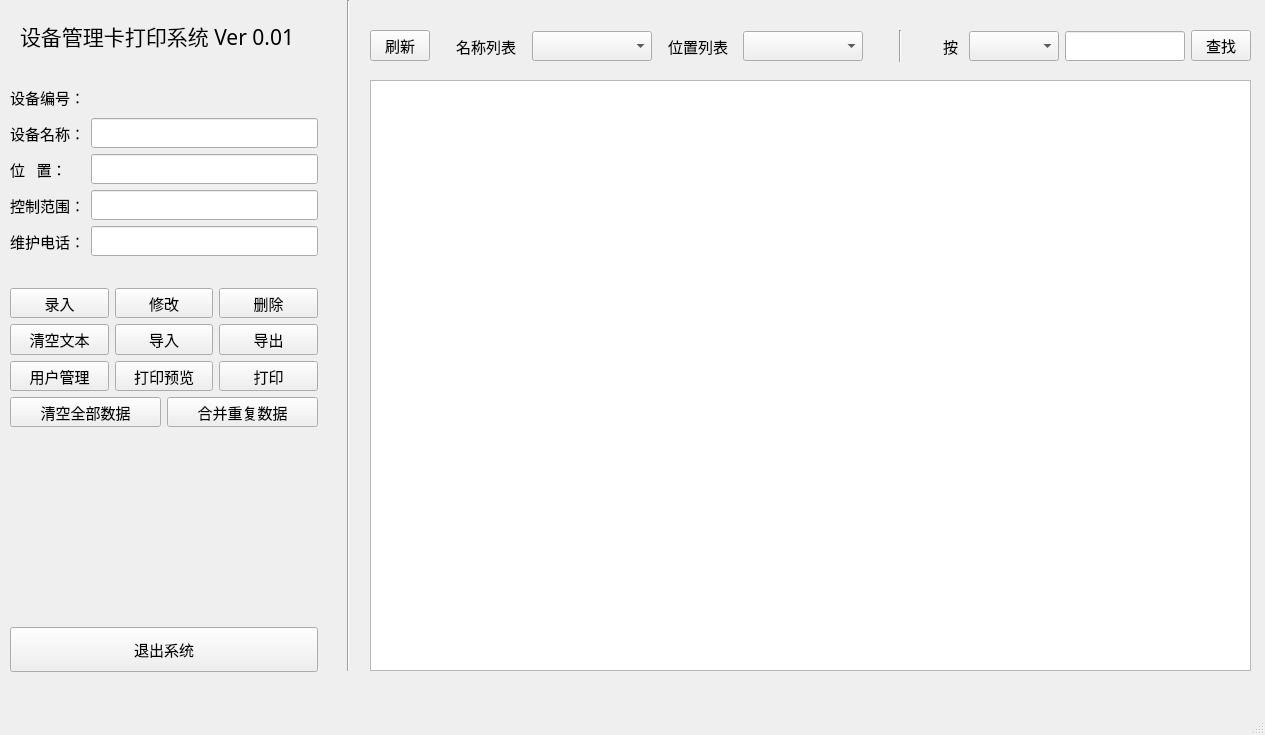
<?xml version="1.0" encoding="UTF-8"?>
<ui version="4.0">
 <class>mainWindow</class>
 <widget class="QMainWindow" name="mainWindow">
  <property name="geometry">
   <rect>
    <x>0</x>
    <y>0</y>
    <width>1265</width>
    <height>735</height>
   </rect>
  </property>
  <property name="font">
   <font>
    <family>OPPOSans R</family>
    <pointsize>11</pointsize>
   </font>
  </property>
  <property name="windowTitle">
   <string>设备管理卡打印系统 Ver 0.01</string>
  </property>
  <widget class="QWidget" name="centralwidget">
   <widget class="Line" name="line">
    <property name="geometry">
     <rect>
      <x>340</x>
      <y>0</y>
      <width>16</width>
      <height>671</height>
     </rect>
    </property>
    <property name="orientation">
     <enum>Qt::Vertical</enum>
    </property>
   </widget>
   <widget class="QLabel" name="label_6">
    <property name="geometry">
     <rect>
      <x>20</x>
      <y>10</y>
      <width>311</width>
      <height>51</height>
     </rect>
    </property>
    <property name="font">
     <font>
      <family>微软雅黑</family>
      <pointsize>16</pointsize>
     </font>
    </property>
    <property name="text">
     <string>设备管理卡打印系统 Ver 0.01</string>
    </property>
   </widget>
   <widget class="QWidget" name="layoutWidget">
    <property name="geometry">
     <rect>
      <x>370</x>
      <y>30</y>
      <width>881</width>
      <height>32</height>
     </rect>
    </property>
    <layout class="QHBoxLayout" name="horizontalLayout">
     <item>
      <widget class="QPushButton" name="btn_show_all">
       <property name="minimumSize">
        <size>
         <width>60</width>
         <height>30</height>
        </size>
       </property>
       <property name="maximumSize">
        <size>
         <width>60</width>
         <height>16777215</height>
        </size>
       </property>
       <property name="font">
        <font>
         <family>宋体</family>
         <pointsize>11</pointsize>
        </font>
       </property>
       <property name="text">
        <string>刷新</string>
       </property>
      </widget>
     </item>
     <item>
      <spacer name="horizontalSpacer">
       <property name="orientation">
        <enum>Qt::Horizontal</enum>
       </property>
       <property name="sizeType">
        <enum>QSizePolicy::Fixed</enum>
       </property>
       <property name="sizeHint" stdset="0">
        <size>
         <width>20</width>
         <height>20</height>
        </size>
       </property>
      </spacer>
     </item>
     <item>
      <widget class="QLabel" name="label_7">
       <property name="minimumSize">
        <size>
         <width>65</width>
         <height>30</height>
        </size>
       </property>
       <property name="maximumSize">
        <size>
         <width>80</width>
         <height>16777215</height>
        </size>
       </property>
       <property name="font">
        <font>
         <family>宋体</family>
         <pointsize>11</pointsize>
        </font>
       </property>
       <property name="text">
        <string>名称列表</string>
       </property>
      </widget>
     </item>
     <item>
      <widget class="QComboBox" name="cmbox_name">
       <property name="minimumSize">
        <size>
         <width>120</width>
         <height>30</height>
        </size>
       </property>
       <property name="maximumSize">
        <size>
         <width>120</width>
         <height>16777215</height>
        </size>
       </property>
       <property name="font">
        <font>
         <family>宋体</family>
         <pointsize>11</pointsize>
        </font>
       </property>
      </widget>
     </item>
     <item>
      <spacer name="horizontalSpacer_2">
       <property name="orientation">
        <enum>Qt::Horizontal</enum>
       </property>
       <property name="sizeType">
        <enum>QSizePolicy::Fixed</enum>
       </property>
       <property name="sizeHint" stdset="0">
        <size>
         <width>10</width>
         <height>20</height>
        </size>
       </property>
      </spacer>
     </item>
     <item>
      <widget class="QLabel" name="label_5">
       <property name="minimumSize">
        <size>
         <width>65</width>
         <height>30</height>
        </size>
       </property>
       <property name="maximumSize">
        <size>
         <width>80</width>
         <height>16777215</height>
        </size>
       </property>
       <property name="font">
        <font>
         <family>宋体</family>
         <pointsize>11</pointsize>
        </font>
       </property>
       <property name="text">
        <string>位置列表</string>
       </property>
      </widget>
     </item>
     <item>
      <widget class="QComboBox" name="cmbox_location">
       <property name="minimumSize">
        <size>
         <width>120</width>
         <height>30</height>
        </size>
       </property>
       <property name="maximumSize">
        <size>
         <width>120</width>
         <height>16777215</height>
        </size>
       </property>
       <property name="font">
        <font>
         <family>宋体</family>
         <pointsize>11</pointsize>
        </font>
       </property>
      </widget>
     </item>
     <item>
      <spacer name="horizontalSpacer_3">
       <property name="orientation">
        <enum>Qt::Horizontal</enum>
       </property>
       <property name="sizeType">
        <enum>QSizePolicy::Fixed</enum>
       </property>
       <property name="sizeHint" stdset="0">
        <size>
         <width>30</width>
         <height>20</height>
        </size>
       </property>
      </spacer>
     </item>
     <item>
      <widget class="Line" name="line_2">
       <property name="orientation">
        <enum>Qt::Vertical</enum>
       </property>
      </widget>
     </item>
     <item>
      <spacer name="horizontalSpacer_4">
       <property name="orientation">
        <enum>Qt::Horizontal</enum>
       </property>
       <property name="sizeType">
        <enum>QSizePolicy::Fixed</enum>
       </property>
       <property name="sizeHint" stdset="0">
        <size>
         <width>30</width>
         <height>27</height>
        </size>
       </property>
      </spacer>
     </item>
     <item>
      <widget class="QLabel" name="label_9">
       <property name="minimumSize">
        <size>
         <width>25</width>
         <height>30</height>
        </size>
       </property>
       <property name="maximumSize">
        <size>
         <width>25</width>
         <height>16777215</height>
        </size>
       </property>
       <property name="font">
        <font>
         <family>宋体</family>
         <pointsize>11</pointsize>
        </font>
       </property>
       <property name="text">
        <string>按</string>
       </property>
       <property name="alignment">
        <set>Qt::AlignCenter</set>
       </property>
      </widget>
     </item>
     <item>
      <widget class="QComboBox" name="cmbox_kind">
       <property name="minimumSize">
        <size>
         <width>90</width>
         <height>30</height>
        </size>
       </property>
       <property name="maximumSize">
        <size>
         <width>100</width>
         <height>16777215</height>
        </size>
       </property>
       <property name="font">
        <font>
         <family>宋体</family>
         <pointsize>11</pointsize>
        </font>
       </property>
      </widget>
     </item>
     <item>
      <widget class="QLineEdit" name="edit_query">
       <property name="minimumSize">
        <size>
         <width>80</width>
         <height>30</height>
        </size>
       </property>
       <property name="maximumSize">
        <size>
         <width>120</width>
         <height>16777215</height>
        </size>
       </property>
       <property name="font">
        <font>
         <family>宋体</family>
         <pointsize>11</pointsize>
        </font>
       </property>
      </widget>
     </item>
     <item>
      <widget class="QPushButton" name="btn_query">
       <property name="minimumSize">
        <size>
         <width>60</width>
         <height>30</height>
        </size>
       </property>
       <property name="maximumSize">
        <size>
         <width>60</width>
         <height>16777215</height>
        </size>
       </property>
       <property name="font">
        <font>
         <family>宋体</family>
         <pointsize>11</pointsize>
        </font>
       </property>
       <property name="text">
        <string>查找</string>
       </property>
      </widget>
     </item>
    </layout>
   </widget>
   <widget class="QLabel" name="label_8">
    <property name="geometry">
     <rect>
      <x>555</x>
      <y>-61</y>
      <width>75</width>
      <height>30</height>
     </rect>
    </property>
    <property name="minimumSize">
     <size>
      <width>65</width>
      <height>30</height>
     </size>
    </property>
    <property name="font">
     <font>
      <family>宋体</family>
      <pointsize>11</pointsize>
     </font>
    </property>
    <property name="text">
     <string>按类型查找</string>
    </property>
   </widget>
   <widget class="QTableWidget" name="tb_device">
    <property name="geometry">
     <rect>
      <x>370</x>
      <y>80</y>
      <width>881</width>
      <height>591</height>
     </rect>
    </property>
   </widget>
   <widget class="QWidget" name="layoutWidget">
    <property name="geometry">
     <rect>
      <x>10</x>
      <y>82</y>
      <width>308</width>
      <height>590</height>
     </rect>
    </property>
    <layout class="QVBoxLayout" name="verticalLayout_2">
     <item>
      <layout class="QVBoxLayout" name="verticalLayout">
       <item>
        <layout class="QFormLayout" name="formLayout">
         <item row="1" column="0">
          <widget class="QLabel" name="label">
           <property name="minimumSize">
            <size>
             <width>65</width>
             <height>30</height>
            </size>
           </property>
           <property name="font">
            <font>
             <family>宋体</family>
             <pointsize>11</pointsize>
            </font>
           </property>
           <property name="text">
            <string>设备名称：</string>
           </property>
          </widget>
         </item>
         <item row="1" column="1">
          <widget class="QLineEdit" name="edit_name">
           <property name="minimumSize">
            <size>
             <width>0</width>
             <height>30</height>
            </size>
           </property>
           <property name="font">
            <font>
             <family>宋体</family>
             <pointsize>11</pointsize>
            </font>
           </property>
          </widget>
         </item>
         <item row="2" column="0">
          <widget class="QLabel" name="label_2">
           <property name="minimumSize">
            <size>
             <width>65</width>
             <height>30</height>
            </size>
           </property>
           <property name="font">
            <font>
             <family>宋体</family>
             <pointsize>11</pointsize>
            </font>
           </property>
           <property name="text">
            <string>位   置：</string>
           </property>
          </widget>
         </item>
         <item row="2" column="1">
          <widget class="QLineEdit" name="edit_location">
           <property name="minimumSize">
            <size>
             <width>0</width>
             <height>30</height>
            </size>
           </property>
           <property name="font">
            <font>
             <family>宋体</family>
             <pointsize>11</pointsize>
            </font>
           </property>
          </widget>
         </item>
         <item row="3" column="0">
          <widget class="QLabel" name="label_4">
           <property name="minimumSize">
            <size>
             <width>65</width>
             <height>30</height>
            </size>
           </property>
           <property name="font">
            <font>
             <family>宋体</family>
             <pointsize>11</pointsize>
            </font>
           </property>
           <property name="text">
            <string>控制范围：</string>
           </property>
          </widget>
         </item>
         <item row="3" column="1">
          <widget class="QLineEdit" name="edit_range">
           <property name="minimumSize">
            <size>
             <width>0</width>
             <height>30</height>
            </size>
           </property>
           <property name="font">
            <font>
             <family>宋体</family>
             <pointsize>11</pointsize>
            </font>
           </property>
          </widget>
         </item>
         <item row="4" column="0">
          <widget class="QLabel" name="label_3">
           <property name="minimumSize">
            <size>
             <width>65</width>
             <height>30</height>
            </size>
           </property>
           <property name="font">
            <font>
             <family>宋体</family>
             <pointsize>11</pointsize>
            </font>
           </property>
           <property name="text">
            <string>维护电话：</string>
           </property>
          </widget>
         </item>
         <item row="4" column="1">
          <widget class="QLineEdit" name="edit_phone">
           <property name="minimumSize">
            <size>
             <width>0</width>
             <height>30</height>
            </size>
           </property>
           <property name="font">
            <font>
             <family>宋体</family>
             <pointsize>11</pointsize>
            </font>
           </property>
          </widget>
         </item>
         <item row="5" column="1">
          <spacer name="verticalSpacer_2">
           <property name="orientation">
            <enum>Qt::Vertical</enum>
           </property>
           <property name="sizeType">
            <enum>QSizePolicy::Fixed</enum>
           </property>
           <property name="sizeHint" stdset="0">
            <size>
             <width>20</width>
             <height>20</height>
            </size>
           </property>
          </spacer>
         </item>
         <item row="0" column="0">
          <widget class="QLabel" name="label_10">
           <property name="minimumSize">
            <size>
             <width>65</width>
             <height>30</height>
            </size>
           </property>
           <property name="font">
            <font>
             <family>宋体</family>
             <pointsize>11</pointsize>
            </font>
           </property>
           <property name="text">
            <string>设备编号：</string>
           </property>
          </widget>
         </item>
         <item row="0" column="1">
          <widget class="QLabel" name="label_id">
           <property name="minimumSize">
            <size>
             <width>65</width>
             <height>30</height>
            </size>
           </property>
           <property name="font">
            <font>
             <family>宋体</family>
             <pointsize>11</pointsize>
            </font>
           </property>
           <property name="text">
            <string/>
           </property>
          </widget>
         </item>
        </layout>
       </item>
      </layout>
     </item>
     <item>
      <layout class="QGridLayout" name="gridLayout_2">
       <item row="0" column="0" colspan="3">
        <layout class="QGridLayout" name="gridLayout">
         <item row="0" column="0">
          <widget class="QPushButton" name="btn_add">
           <property name="minimumSize">
            <size>
             <width>60</width>
             <height>30</height>
            </size>
           </property>
           <property name="font">
            <font>
             <family>宋体</family>
             <pointsize>11</pointsize>
            </font>
           </property>
           <property name="text">
            <string>录入</string>
           </property>
          </widget>
         </item>
         <item row="0" column="1">
          <widget class="QPushButton" name="btn_edit">
           <property name="minimumSize">
            <size>
             <width>60</width>
             <height>30</height>
            </size>
           </property>
           <property name="font">
            <font>
             <family>宋体</family>
             <pointsize>11</pointsize>
            </font>
           </property>
           <property name="text">
            <string>修改</string>
           </property>
          </widget>
         </item>
         <item row="0" column="2">
          <widget class="QPushButton" name="btn_delete">
           <property name="minimumSize">
            <size>
             <width>60</width>
             <height>30</height>
            </size>
           </property>
           <property name="font">
            <font>
             <family>宋体</family>
             <pointsize>11</pointsize>
            </font>
           </property>
           <property name="text">
            <string>删除</string>
           </property>
          </widget>
         </item>
         <item row="1" column="2">
          <widget class="QPushButton" name="btn_export">
           <property name="minimumSize">
            <size>
             <width>60</width>
             <height>30</height>
            </size>
           </property>
           <property name="font">
            <font>
             <family>宋体</family>
             <pointsize>11</pointsize>
            </font>
           </property>
           <property name="text">
            <string>导出</string>
           </property>
          </widget>
         </item>
         <item row="1" column="1">
          <widget class="QPushButton" name="btn_import">
           <property name="minimumSize">
            <size>
             <width>60</width>
             <height>30</height>
            </size>
           </property>
           <property name="font">
            <font>
             <family>宋体</family>
             <pointsize>11</pointsize>
            </font>
           </property>
           <property name="text">
            <string>导入</string>
           </property>
          </widget>
         </item>
         <item row="1" column="0">
          <widget class="QPushButton" name="btn_reset">
           <property name="minimumSize">
            <size>
             <width>60</width>
             <height>30</height>
            </size>
           </property>
           <property name="font">
            <font>
             <family>宋体</family>
             <pointsize>11</pointsize>
            </font>
           </property>
           <property name="text">
            <string>清空文本</string>
           </property>
          </widget>
         </item>
        </layout>
       </item>
       <item row="1" column="1">
        <widget class="QPushButton" name="btn_print_preview">
         <property name="minimumSize">
          <size>
           <width>60</width>
           <height>30</height>
          </size>
         </property>
         <property name="font">
          <font>
           <family>宋体</family>
           <pointsize>11</pointsize>
          </font>
         </property>
         <property name="text">
          <string>打印预览</string>
         </property>
        </widget>
       </item>
       <item row="1" column="2">
        <widget class="QPushButton" name="btn_print">
         <property name="minimumSize">
          <size>
           <width>60</width>
           <height>30</height>
          </size>
         </property>
         <property name="font">
          <font>
           <family>宋体</family>
           <pointsize>11</pointsize>
          </font>
         </property>
         <property name="text">
          <string>打印</string>
         </property>
        </widget>
       </item>
       <item row="1" column="0">
        <widget class="QPushButton" name="btn_user">
         <property name="minimumSize">
          <size>
           <width>60</width>
           <height>30</height>
          </size>
         </property>
         <property name="font">
          <font>
           <family>宋体</family>
           <pointsize>11</pointsize>
          </font>
         </property>
         <property name="text">
          <string>用户管理</string>
         </property>
        </widget>
       </item>
      </layout>
     </item>
     <item>
      <layout class="QHBoxLayout" name="horizontalLayout_2">
       <item>
        <widget class="QPushButton" name="btn_delete_all">
         <property name="minimumSize">
          <size>
           <width>60</width>
           <height>30</height>
          </size>
         </property>
         <property name="font">
          <font>
           <family>宋体</family>
           <pointsize>11</pointsize>
          </font>
         </property>
         <property name="text">
          <string>清空全部数据</string>
         </property>
        </widget>
       </item>
       <item>
        <widget class="QPushButton" name="btn_remove_duplicate">
         <property name="minimumSize">
          <size>
           <width>60</width>
           <height>30</height>
          </size>
         </property>
         <property name="font">
          <font>
           <family>宋体</family>
           <pointsize>11</pointsize>
          </font>
         </property>
         <property name="text">
          <string>合并重复数据</string>
         </property>
        </widget>
       </item>
      </layout>
     </item>
     <item>
      <spacer name="verticalSpacer">
       <property name="orientation">
        <enum>Qt::Vertical</enum>
       </property>
       <property name="sizeHint" stdset="0">
        <size>
         <width>306</width>
         <height>195</height>
        </size>
       </property>
      </spacer>
     </item>
     <item>
      <widget class="QPushButton" name="btn_exit">
       <property name="minimumSize">
        <size>
         <width>60</width>
         <height>45</height>
        </size>
       </property>
       <property name="font">
        <font>
         <family>宋体</family>
         <pointsize>11</pointsize>
        </font>
       </property>
       <property name="text">
        <string>退出系统</string>
       </property>
      </widget>
     </item>
    </layout>
   </widget>
  </widget>
  <widget class="QMenuBar" name="menubar">
   <property name="geometry">
    <rect>
     <x>0</x>
     <y>0</y>
     <width>1265</width>
     <height>23</height>
    </rect>
   </property>
  </widget>
  <widget class="QStatusBar" name="statusbar"/>
 </widget>
 <resources/>
 <connections/>
</ui>
